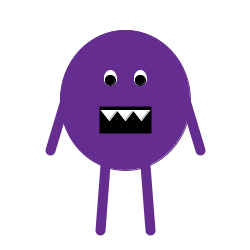
Frame 1 (no input)
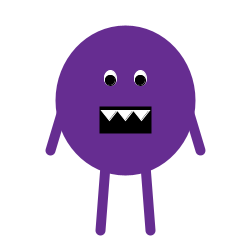
Frame 60 (the mouse pressed at the canvas centre just before this capture)
Frame 120 (the mouse held since frame 60 and released just before this capture): identical to frame 60, image omitted

The Processing sketch that drew these frames (run headless with seeded random() and noise(); from frame 60 on, the mouse is pressed at the canvas centre):

// Processing sketch: processing_23935
// ── processing_23935.pde

void setup() {
  size(250,250);
  background(255);
}

void draw() {
  background(255);
  smooth();
  fill(102,45,145);
  stroke(102,45,145);
  ellipse(125,100,130,140);
  fill(0);
  stroke(0);
  strokeWeight(2);
  rectMode(CENTER);
  rect(125,120,50,25);
  fill(255);
  stroke(255);
  strokeWeight(1);
  triangle(101,110,117,110,109,120);
  triangle(117,110,133,110,125,120);
  triangle(133,110,149,110,141,120);
  fill(255);
  stroke(255);
  ellipse(110,78,12,15);
  ellipse(140,78,12,15);
  fill(0);
  stroke(0);
  ellipse(110,80,10,10);
  ellipse(140,80,10,10);
  stroke(102,45,145);
  strokeWeight(10);
  line(105,165,100,230);
  line(145,165,150,230);
  line(65,100,50,150);
  line(185,100,200,150);
}

void mousePressed() {
  background(255);
  smooth();
  fill(102,45,145);
  stroke(102,45,145);
  ellipse(125,100,130,140);
  fill(0);
  stroke(0);
  strokeWeight(2);
  rectMode(CENTER);
  rect(125,120,50,25);
  fill(255);
  stroke(255);
  strokeWeight(1);
  triangle(101,110,117,110,109,120);
  triangle(117,110,133,110,125,120);
  triangle(133,110,149,110,141,120);
  fill(255);
  stroke(255);
  ellipse(110,78,12,15);
  ellipse(140,78,12,15);
  fill(0);
  stroke(0);
  ellipse(110,80,10,10);
  ellipse(140,80,10,10);
  stroke(102,45,145);
  strokeWeight(10);
  line(105,165,50,205);
  line(145,165,200,205);
  line(65,100,50,100);
  line(185,100,200,100);
}
  
